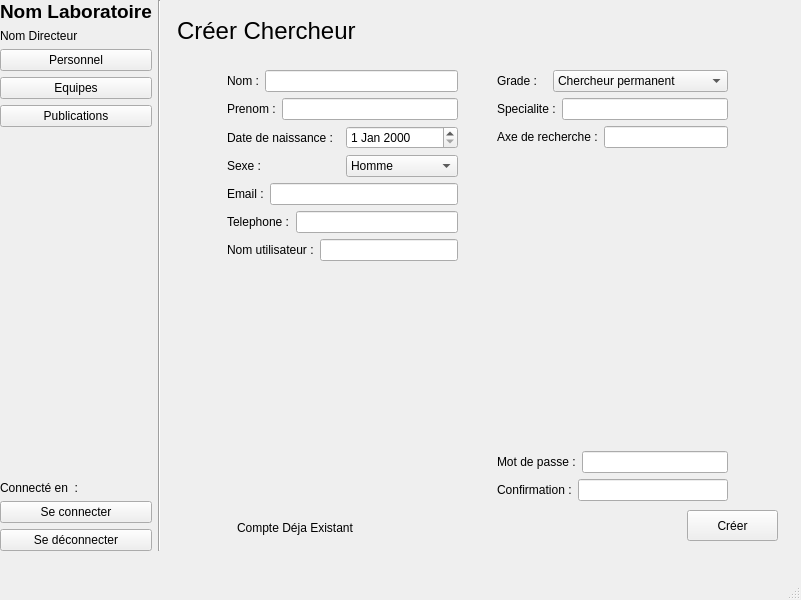
<?xml version="1.0" encoding="UTF-8"?>
<ui version="4.0">
 <class>MainWindow</class>
 <widget class="QMainWindow" name="MainWindow">
  <property name="geometry">
   <rect>
    <x>0</x>
    <y>0</y>
    <width>801</width>
    <height>600</height>
   </rect>
  </property>
  <property name="sizePolicy">
   <sizepolicy hsizetype="Preferred" vsizetype="Preferred">
    <horstretch>0</horstretch>
    <verstretch>0</verstretch>
   </sizepolicy>
  </property>
  <property name="windowTitle">
   <string>MainWindow</string>
  </property>
  <widget class="QWidget" name="centralwidget">
   <widget class="QWidget" name="horizontalLayoutWidget">
    <property name="geometry">
     <rect>
      <x>0</x>
      <y>0</y>
      <width>801</width>
      <height>551</height>
     </rect>
    </property>
    <layout class="QHBoxLayout" name="horizontalLayout">
     <item>
      <layout class="QVBoxLayout" name="verticalLayout_3">
       <item>
        <layout class="QVBoxLayout" name="verticalLayout">
         <item>
          <widget class="QLabel" name="label_labo">
           <property name="font">
            <font>
             <pointsize>14</pointsize>
             <weight>75</weight>
             <bold>true</bold>
            </font>
           </property>
           <property name="text">
            <string>Nom Laboratoire</string>
           </property>
          </widget>
         </item>
         <item>
          <widget class="QLabel" name="label_directeur">
           <property name="text">
            <string>Nom Directeur</string>
           </property>
          </widget>
         </item>
         <item>
          <layout class="QVBoxLayout" name="verticalLayout_2">
           <item>
            <widget class="QPushButton" name="btn_personnel">
             <property name="text">
              <string>Personnel</string>
             </property>
            </widget>
           </item>
           <item>
            <widget class="QPushButton" name="btn_equipes">
             <property name="text">
              <string>Equipes</string>
             </property>
            </widget>
           </item>
           <item>
            <widget class="QPushButton" name="btn_publications">
             <property name="text">
              <string>Publications</string>
             </property>
            </widget>
           </item>
           <item>
            <spacer name="verticalSpacer">
             <property name="orientation">
              <enum>Qt::Vertical</enum>
             </property>
             <property name="sizeHint" stdset="0">
              <size>
               <width>20</width>
               <height>40</height>
              </size>
             </property>
            </spacer>
           </item>
           <item>
            <spacer name="verticalSpacer_2">
             <property name="orientation">
              <enum>Qt::Horizontal</enum>
             </property>
             <property name="sizeType">
              <enum>QSizePolicy::Fixed</enum>
             </property>
             <property name="sizeHint" stdset="0">
              <size>
               <width>150</width>
               <height>20</height>
              </size>
             </property>
            </spacer>
           </item>
           <item>
            <widget class="QLabel" name="label_23">
             <property name="text">
              <string>Connecté en  :</string>
             </property>
            </widget>
           </item>
           <item>
            <widget class="QPushButton" name="btn_connection">
             <property name="text">
              <string>Se connecter</string>
             </property>
            </widget>
           </item>
           <item>
            <widget class="QPushButton" name="btn_deconnection">
             <property name="text">
              <string>Se déconnecter</string>
             </property>
            </widget>
           </item>
          </layout>
         </item>
        </layout>
       </item>
      </layout>
     </item>
     <item>
      <widget class="Line" name="line">
       <property name="orientation">
        <enum>Qt::Vertical</enum>
       </property>
      </widget>
     </item>
     <item>
      <widget class="QStackedWidget" name="stackedWidget">
       <property name="currentIndex">
        <number>6</number>
       </property>
       <widget class="QWidget" name="widget_home">
        <widget class="QLabel" name="label_home">
         <property name="geometry">
          <rect>
           <x>110</x>
           <y>220</y>
           <width>461</width>
           <height>81</height>
          </rect>
         </property>
         <property name="font">
          <font>
           <pointsize>20</pointsize>
           <weight>50</weight>
           <bold>false</bold>
          </font>
         </property>
         <property name="text">
          <string>Bienvenue sur l'espace de l'</string>
         </property>
        </widget>
       </widget>
       <widget class="QWidget" name="widget_connection">
        <widget class="QLabel" name="widget_equipes_label_5">
         <property name="geometry">
          <rect>
           <x>10</x>
           <y>0</y>
           <width>141</width>
           <height>61</height>
          </rect>
         </property>
         <property name="font">
          <font>
           <pointsize>18</pointsize>
           <weight>50</weight>
           <bold>false</bold>
          </font>
         </property>
         <property name="text">
          <string>Connection</string>
         </property>
        </widget>
        <widget class="QLabel" name="label_19">
         <property name="geometry">
          <rect>
           <x>140</x>
           <y>190</y>
           <width>91</width>
           <height>31</height>
          </rect>
         </property>
         <property name="text">
          <string>Nom d'utilisateur :</string>
         </property>
        </widget>
        <widget class="QLineEdit" name="widget_connection_lineEdit_nom">
         <property name="geometry">
          <rect>
           <x>240</x>
           <y>194</y>
           <width>211</width>
           <height>21</height>
          </rect>
         </property>
        </widget>
        <widget class="QLabel" name="label_20">
         <property name="geometry">
          <rect>
           <x>140</x>
           <y>226</y>
           <width>91</width>
           <height>31</height>
          </rect>
         </property>
         <property name="text">
          <string>Mot de passe :</string>
         </property>
        </widget>
        <widget class="QLineEdit" name="widget_connection_lineEdit_mdp">
         <property name="geometry">
          <rect>
           <x>240</x>
           <y>230</y>
           <width>211</width>
           <height>21</height>
          </rect>
         </property>
        </widget>
        <widget class="QPushButton" name="widget_connection_btn_connection">
         <property name="geometry">
          <rect>
           <x>250</x>
           <y>280</y>
           <width>81</width>
           <height>23</height>
          </rect>
         </property>
         <property name="text">
          <string>Se connecter</string>
         </property>
        </widget>
       </widget>
       <widget class="QWidget" name="widget_personnel">
        <widget class="QLabel" name="widget_equipes_label_3">
         <property name="geometry">
          <rect>
           <x>10</x>
           <y>0</y>
           <width>141</width>
           <height>61</height>
          </rect>
         </property>
         <property name="font">
          <font>
           <pointsize>18</pointsize>
           <weight>50</weight>
           <bold>false</bold>
          </font>
         </property>
         <property name="text">
          <string>Personnel</string>
         </property>
        </widget>
        <widget class="QPushButton" name="widget_personnel_btn_supprimer_chercheur">
         <property name="geometry">
          <rect>
           <x>360</x>
           <y>520</y>
           <width>131</width>
           <height>23</height>
          </rect>
         </property>
         <property name="text">
          <string>Supprimer chercheur</string>
         </property>
        </widget>
        <widget class="QPushButton" name="widget_personnel_btn_creer_chercheur">
         <property name="enabled">
          <bool>true</bool>
         </property>
         <property name="geometry">
          <rect>
           <x>500</x>
           <y>520</y>
           <width>111</width>
           <height>23</height>
          </rect>
         </property>
         <property name="text">
          <string>Créer chercheur</string>
         </property>
        </widget>
        <widget class="QListWidget" name="widget_personnel_listWidget_personnel">
         <property name="geometry">
          <rect>
           <x>0</x>
           <y>60</y>
           <width>601</width>
           <height>451</height>
          </rect>
         </property>
        </widget>
       </widget>
       <widget class="QWidget" name="widget_equipes">
        <widget class="QLabel" name="widget_equipes_label">
         <property name="geometry">
          <rect>
           <x>10</x>
           <y>0</y>
           <width>101</width>
           <height>61</height>
          </rect>
         </property>
         <property name="font">
          <font>
           <pointsize>18</pointsize>
           <weight>50</weight>
           <bold>false</bold>
          </font>
         </property>
         <property name="text">
          <string>Equipes</string>
         </property>
        </widget>
        <widget class="QPushButton" name="widget_equipes_btn_ajouter_chercheur">
         <property name="enabled">
          <bool>true</bool>
         </property>
         <property name="geometry">
          <rect>
           <x>500</x>
           <y>520</y>
           <width>111</width>
           <height>23</height>
          </rect>
         </property>
         <property name="text">
          <string>Ajouter chercheur</string>
         </property>
        </widget>
        <widget class="QPushButton" name="widget_equipes_btn_supprimer_chercheur">
         <property name="geometry">
          <rect>
           <x>360</x>
           <y>520</y>
           <width>131</width>
           <height>23</height>
          </rect>
         </property>
         <property name="text">
          <string>Supprimer chercheur</string>
         </property>
        </widget>
        <widget class="QPushButton" name="widget_equipes_btn_creer_equipe">
         <property name="geometry">
          <rect>
           <x>0</x>
           <y>520</y>
           <width>111</width>
           <height>23</height>
          </rect>
         </property>
         <property name="text">
          <string>Créer une équipe</string>
         </property>
        </widget>
        <widget class="QListWidget" name="widget_equipes_listWidget_equipes">
         <property name="geometry">
          <rect>
           <x>0</x>
           <y>60</y>
           <width>601</width>
           <height>451</height>
          </rect>
         </property>
        </widget>
       </widget>
       <widget class="QWidget" name="widget_creer_equipe">
        <widget class="QLabel" name="widget_equipes_label_7">
         <property name="geometry">
          <rect>
           <x>10</x>
           <y>0</y>
           <width>101</width>
           <height>61</height>
          </rect>
         </property>
         <property name="font">
          <font>
           <pointsize>18</pointsize>
           <weight>50</weight>
           <bold>false</bold>
          </font>
         </property>
         <property name="text">
          <string>Equipes</string>
         </property>
        </widget>
        <widget class="QLabel" name="label_22">
         <property name="geometry">
          <rect>
           <x>40</x>
           <y>120</y>
           <width>101</width>
           <height>31</height>
          </rect>
         </property>
         <property name="text">
          <string>Nom de l'équipe :</string>
         </property>
        </widget>
        <widget class="QLabel" name="label_24">
         <property name="geometry">
          <rect>
           <x>40</x>
           <y>240</y>
           <width>101</width>
           <height>31</height>
          </rect>
         </property>
         <property name="text">
          <string>Description :</string>
         </property>
        </widget>
        <widget class="QLabel" name="label_25">
         <property name="geometry">
          <rect>
           <x>40</x>
           <y>200</y>
           <width>101</width>
           <height>31</height>
          </rect>
         </property>
         <property name="text">
          <string>Axe de recherche :</string>
         </property>
        </widget>
        <widget class="QLabel" name="label_26">
         <property name="geometry">
          <rect>
           <x>40</x>
           <y>160</y>
           <width>101</width>
           <height>31</height>
          </rect>
         </property>
         <property name="text">
          <string>Abreviation :</string>
         </property>
        </widget>
        <widget class="QTextEdit" name="widget_creer_equipes_textEdit_description">
         <property name="geometry">
          <rect>
           <x>150</x>
           <y>250</y>
           <width>331</width>
           <height>121</height>
          </rect>
         </property>
        </widget>
        <widget class="QLineEdit" name="widget_creer_equipes_lineEdit_axe">
         <property name="geometry">
          <rect>
           <x>150</x>
           <y>210</y>
           <width>331</width>
           <height>20</height>
          </rect>
         </property>
        </widget>
        <widget class="QLineEdit" name="widget_creer_equipes_lineEdit_nom">
         <property name="geometry">
          <rect>
           <x>150</x>
           <y>130</y>
           <width>331</width>
           <height>20</height>
          </rect>
         </property>
        </widget>
        <widget class="QLineEdit" name="widget_creer_equipes_lineEdit_abreviation">
         <property name="geometry">
          <rect>
           <x>150</x>
           <y>170</y>
           <width>331</width>
           <height>20</height>
          </rect>
         </property>
        </widget>
        <widget class="QPushButton" name="widget_creer_equipes_btn_creer_equipe">
         <property name="geometry">
          <rect>
           <x>490</x>
           <y>510</y>
           <width>111</width>
           <height>23</height>
          </rect>
         </property>
         <property name="text">
          <string>Créer equipe</string>
         </property>
        </widget>
       </widget>
       <widget class="QWidget" name="widget_publications"/>
       <widget class="QWidget" name="widget_creer_chercheur">
        <widget class="QWidget" name="verticalLayoutWidget_4">
         <property name="geometry">
          <rect>
           <x>60</x>
           <y>70</y>
           <width>231</width>
           <height>431</height>
          </rect>
         </property>
         <layout class="QVBoxLayout" name="verticalLayout_5">
          <item>
           <layout class="QHBoxLayout" name="horizontalLayout_2">
            <item>
             <widget class="QLabel" name="label_2">
              <property name="text">
               <string>Nom :</string>
              </property>
             </widget>
            </item>
            <item>
             <widget class="QLineEdit" name="widget_creer_chercheur_lineEdit_nom"/>
            </item>
           </layout>
          </item>
          <item>
           <layout class="QHBoxLayout" name="horizontalLayout_3">
            <item>
             <widget class="QLabel" name="label_3">
              <property name="text">
               <string>Prenom :</string>
              </property>
             </widget>
            </item>
            <item>
             <widget class="QLineEdit" name="widget_creer_chercheur_lineEdit_prenom"/>
            </item>
           </layout>
          </item>
          <item>
           <layout class="QHBoxLayout" name="horizontalLayout_4">
            <item>
             <widget class="QLabel" name="label_4">
              <property name="text">
               <string>Date de naissance :</string>
              </property>
             </widget>
            </item>
            <item>
             <widget class="QDateEdit" name="widget_creer_chercheur_dateEdit_naissance"/>
            </item>
           </layout>
          </item>
          <item>
           <layout class="QHBoxLayout" name="horizontalLayout_10">
            <item>
             <layout class="QHBoxLayout" name="horizontalLayout_15">
              <item>
               <widget class="QLabel" name="label_13">
                <property name="text">
                 <string>Sexe :</string>
                </property>
               </widget>
              </item>
              <item>
               <widget class="QComboBox" name="widget_creer_chercheur_comboBox_sexe">
                <item>
                 <property name="text">
                  <string>Homme</string>
                 </property>
                </item>
                <item>
                 <property name="text">
                  <string>Femme</string>
                 </property>
                </item>
               </widget>
              </item>
             </layout>
            </item>
           </layout>
          </item>
          <item>
           <layout class="QHBoxLayout" name="horizontalLayout_7">
            <item>
             <widget class="QLabel" name="label_7">
              <property name="text">
               <string>Email :</string>
              </property>
             </widget>
            </item>
            <item>
             <widget class="QLineEdit" name="widget_creer_chercheur_lineEdit_email"/>
            </item>
           </layout>
          </item>
          <item>
           <layout class="QHBoxLayout" name="horizontalLayout_8">
            <item>
             <widget class="QLabel" name="label_8">
              <property name="text">
               <string>Telephone :</string>
              </property>
             </widget>
            </item>
            <item>
             <widget class="QLineEdit" name="widget_creer_chercheur_lineEdit_telephone"/>
            </item>
           </layout>
          </item>
          <item>
           <layout class="QHBoxLayout" name="horizontalLayout_5">
            <item>
             <widget class="QLabel" name="label_5">
              <property name="text">
               <string>Nom utilisateur :</string>
              </property>
             </widget>
            </item>
            <item>
             <widget class="QLineEdit" name="widget_creer_chercheur_lineEdit_nom_utilisateur"/>
            </item>
           </layout>
          </item>
          <item>
           <layout class="QHBoxLayout" name="horizontalLayout_6">
            <item>
             <widget class="QLabel" name="label_16">
              <property name="text">
               <string/>
              </property>
             </widget>
            </item>
           </layout>
          </item>
         </layout>
        </widget>
        <widget class="QWidget" name="verticalLayoutWidget_5">
         <property name="geometry">
          <rect>
           <x>330</x>
           <y>70</y>
           <width>231</width>
           <height>431</height>
          </rect>
         </property>
         <layout class="QVBoxLayout" name="verticalLayout_6">
          <item>
           <layout class="QHBoxLayout" name="horizontalLayout_9">
            <item>
             <layout class="QHBoxLayout" name="horizontalLayout_11">
              <item>
               <widget class="QLabel" name="label_10">
                <property name="text">
                 <string>Grade :</string>
                </property>
               </widget>
              </item>
              <item>
               <widget class="QComboBox" name="widget_creer_chercheur_comboBox_grade">
                <item>
                 <property name="text">
                  <string>Chercheur permanent</string>
                 </property>
                </item>
                <item>
                 <property name="text">
                  <string>Chercheur non permanent</string>
                 </property>
                </item>
                <item>
                 <property name="text">
                  <string>Stagiaire</string>
                 </property>
                </item>
                <item>
                 <property name="text">
                  <string>Assistant</string>
                 </property>
                </item>
               </widget>
              </item>
             </layout>
            </item>
           </layout>
          </item>
          <item>
           <layout class="QHBoxLayout" name="horizontalLayout_12">
            <item>
             <widget class="QLabel" name="label_11">
              <property name="text">
               <string>Specialite :</string>
              </property>
             </widget>
            </item>
            <item>
             <widget class="QLineEdit" name="widget_creer_chercheur_lineEdit_specialite"/>
            </item>
           </layout>
          </item>
          <item>
           <layout class="QHBoxLayout" name="horizontalLayout_13">
            <item>
             <widget class="QLabel" name="label_12">
              <property name="text">
               <string>Axe de recherche :</string>
              </property>
             </widget>
            </item>
            <item>
             <widget class="QLineEdit" name="widget_creer_chercheur_lineEdit_recherche"/>
            </item>
           </layout>
          </item>
          <item>
           <layout class="QHBoxLayout" name="horizontalLayout_17">
            <item>
             <widget class="QLabel" name="label">
              <property name="text">
               <string/>
              </property>
             </widget>
            </item>
           </layout>
          </item>
          <item>
           <layout class="QHBoxLayout" name="horizontalLayout_16">
            <item>
             <widget class="QLabel" name="label_6">
              <property name="text">
               <string/>
              </property>
             </widget>
            </item>
           </layout>
          </item>
          <item>
           <layout class="QHBoxLayout" name="horizontalLayout_18">
            <item>
             <widget class="QLabel" name="label_15">
              <property name="text">
               <string/>
              </property>
             </widget>
            </item>
           </layout>
          </item>
          <item>
           <layout class="QHBoxLayout" name="horizontalLayout_19">
            <item>
             <layout class="QHBoxLayout" name="horizontalLayout_20">
              <item>
               <widget class="QLabel" name="label_9">
                <property name="text">
                 <string>Mot de passe :</string>
                </property>
               </widget>
              </item>
              <item>
               <widget class="QLineEdit" name="widget_creer_chercheur_lineEdit_mdp"/>
              </item>
             </layout>
            </item>
           </layout>
          </item>
          <item>
           <layout class="QHBoxLayout" name="horizontalLayout_14">
            <item>
             <layout class="QHBoxLayout" name="horizontalLayout_21">
              <item>
               <widget class="QLabel" name="label_14">
                <property name="text">
                 <string>Confirmation :</string>
                </property>
               </widget>
              </item>
              <item>
               <widget class="QLineEdit" name="widget_creer_chercheur_lineEdit_confirmation_mdp"/>
              </item>
             </layout>
            </item>
           </layout>
          </item>
         </layout>
        </widget>
        <widget class="QLabel" name="widget_equipes_label_2">
         <property name="geometry">
          <rect>
           <x>10</x>
           <y>0</y>
           <width>201</width>
           <height>61</height>
          </rect>
         </property>
         <property name="font">
          <font>
           <pointsize>18</pointsize>
           <weight>50</weight>
           <bold>false</bold>
          </font>
         </property>
         <property name="text">
          <string>Créer Chercheur</string>
         </property>
        </widget>
        <widget class="QPushButton" name="widget_creer_chercheur_btn_creer">
         <property name="geometry">
          <rect>
           <x>520</x>
           <y>510</y>
           <width>91</width>
           <height>31</height>
          </rect>
         </property>
         <property name="text">
          <string>Créer</string>
         </property>
        </widget>
        <widget class="QLabel" name="label_compteutilse">
         <property name="geometry">
          <rect>
           <x>70</x>
           <y>520</y>
           <width>431</width>
           <height>16</height>
          </rect>
         </property>
         <property name="text">
          <string>Compte Déja Existant </string>
         </property>
        </widget>
       </widget>
       <widget class="QWidget" name="widget_supprimer_chercheur">
        <widget class="QLabel" name="widget_equipes_label_6">
         <property name="geometry">
          <rect>
           <x>10</x>
           <y>0</y>
           <width>271</width>
           <height>61</height>
          </rect>
         </property>
         <property name="font">
          <font>
           <pointsize>18</pointsize>
           <weight>50</weight>
           <bold>false</bold>
          </font>
         </property>
         <property name="text">
          <string>Supprimer Chercheur</string>
         </property>
        </widget>
        <widget class="QLabel" name="label_21">
         <property name="geometry">
          <rect>
           <x>10</x>
           <y>50</y>
           <width>111</width>
           <height>31</height>
          </rect>
         </property>
         <property name="font">
          <font>
           <pointsize>12</pointsize>
          </font>
         </property>
         <property name="text">
          <string>Personnel</string>
         </property>
        </widget>
        <widget class="QListWidget" name="widget_ajouter_chercheur_listWidget_personnel_3">
         <property name="geometry">
          <rect>
           <x>0</x>
           <y>80</y>
           <width>601</width>
           <height>431</height>
          </rect>
         </property>
        </widget>
        <widget class="QPushButton" name="widget_supprimer_chercheur_btn_supprimer">
         <property name="geometry">
          <rect>
           <x>490</x>
           <y>520</y>
           <width>111</width>
           <height>23</height>
          </rect>
         </property>
         <property name="text">
          <string>Supprimer</string>
         </property>
        </widget>
       </widget>
       <widget class="QWidget" name="widget_ajouter_chercheur">
        <widget class="QPushButton" name="widget_ajouter_chercheur_btn_ajouter">
         <property name="geometry">
          <rect>
           <x>490</x>
           <y>520</y>
           <width>111</width>
           <height>23</height>
          </rect>
         </property>
         <property name="text">
          <string>Ajouter à l'équipe</string>
         </property>
        </widget>
        <widget class="QLabel" name="label_17">
         <property name="geometry">
          <rect>
           <x>10</x>
           <y>50</y>
           <width>111</width>
           <height>31</height>
          </rect>
         </property>
         <property name="font">
          <font>
           <pointsize>12</pointsize>
          </font>
         </property>
         <property name="text">
          <string>Personnel</string>
         </property>
        </widget>
        <widget class="QLabel" name="label_18">
         <property name="geometry">
          <rect>
           <x>330</x>
           <y>50</y>
           <width>111</width>
           <height>31</height>
          </rect>
         </property>
         <property name="font">
          <font>
           <pointsize>12</pointsize>
          </font>
         </property>
         <property name="text">
          <string>Equipes</string>
         </property>
        </widget>
        <widget class="QLabel" name="widget_equipes_label_4">
         <property name="geometry">
          <rect>
           <x>0</x>
           <y>0</y>
           <width>331</width>
           <height>61</height>
          </rect>
         </property>
         <property name="font">
          <font>
           <pointsize>18</pointsize>
           <weight>50</weight>
           <bold>false</bold>
          </font>
         </property>
         <property name="text">
          <string>Ajouter personnel à equipe</string>
         </property>
        </widget>
        <widget class="QListWidget" name="widget_ajouter_chercheur_listWidget_equipe">
         <property name="geometry">
          <rect>
           <x>320</x>
           <y>80</y>
           <width>281</width>
           <height>431</height>
          </rect>
         </property>
        </widget>
        <widget class="QListWidget" name="widget_ajouter_chercheur_listWidget_chercheur">
         <property name="geometry">
          <rect>
           <x>0</x>
           <y>80</y>
           <width>281</width>
           <height>431</height>
          </rect>
         </property>
        </widget>
       </widget>
      </widget>
     </item>
    </layout>
   </widget>
  </widget>
  <widget class="QMenuBar" name="menubar">
   <property name="geometry">
    <rect>
     <x>0</x>
     <y>0</y>
     <width>801</width>
     <height>21</height>
    </rect>
   </property>
  </widget>
  <widget class="QStatusBar" name="statusbar"/>
 </widget>
 <resources/>
 <connections/>
</ui>
